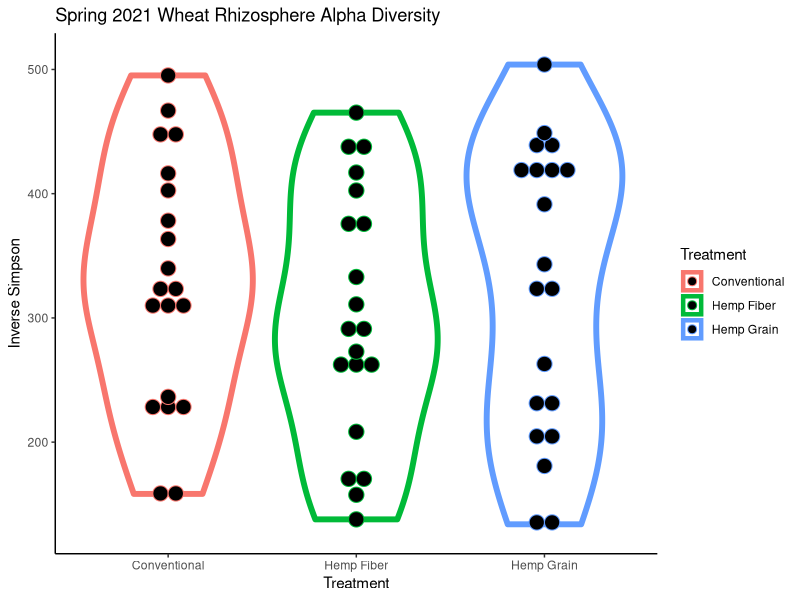
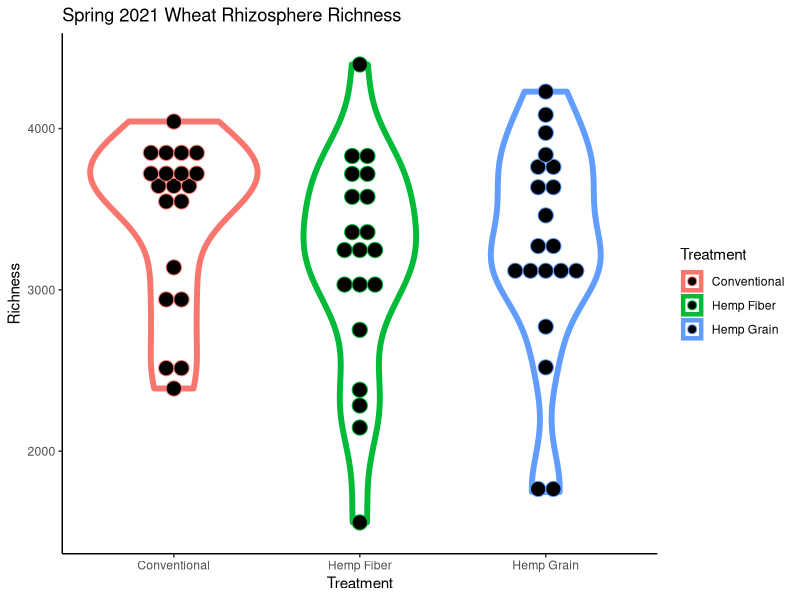

Recreate these plots in R, in order.
library(tidyverse)
library(readxl)
metadata = read_csv(file="Metadata2021.csv")
AlphaDiversity = read_csv(file="alphadiversity.csv")
Mixed = inner_join(metadata, AlphaDiversity, by=c('group'))

alphaplot = ggplot(Mixed, aes(x = Treatment, y = invsimpson, color = Treatment))   +
  geom_violin(size = 2) +
  geom_dotplot(binaxis='y', stackdir='center', dotsize=1) +
  theme(axis.text.y = element_text(colour = "black", size = 12, face = "bold"), 
        axis.text.x = element_text(colour = "black", face = "bold", size = 12), 
        legend.text = element_text(size = 20, face ="bold", colour ="black"), 
        legend.position = "right", axis.title.y = element_text(face = "bold", size = 14), 
        axis.title.x = element_text(face = "bold", size = 14, colour = "black"), 
        legend.title = element_text(size = 14, colour = "black", face = "bold"), 
        panel.background = element_blank(), panel.border = element_rect(colour = "black", fill = NA, size = 1.2),
        legend.key=element_blank()) +  
  labs(x = "Treatment", colour = "Treatment", y = "Inverse Simpson")+ 
  ggtitle("Spring 2021 Wheat Rhizosphere Alpha Diversity") + theme(plot.title = element_text(size=20, hjust = 0.5)) +
  theme_classic()
alphaplot

richnessplot = ggplot(Mixed, aes(x = Treatment, y = sobs, color = Treatment))   +
  geom_violin(size = 2) +
  geom_dotplot(binaxis='y', stackdir='center', dotsize=1) +
  theme(axis.text.y = element_text(colour = "black", size = 12, face = "bold"), 
        axis.text.x = element_text(colour = "black", face = "bold", size = 12), 
        legend.text = element_text(size = 20, face ="bold", colour ="black"), 
        legend.position = "right", axis.title.y = element_text(face = "bold", size = 14), 
        axis.title.x = element_text(face = "bold", size = 14, colour = "black"), 
        legend.title = element_text(size = 14, colour = "black", face = "bold"), 
        panel.background = element_blank(), panel.border = element_rect(colour = "black", fill = NA, size = 1.2),
        legend.key=element_blank()) +  
  labs(x = "Treatment", colour = "Treatment", y = "Richness")+ 
  ggtitle("Spring 2021 Wheat Rhizosphere Richness") + theme(plot.title = element_text(size=20, hjust = 0.5)) +
  theme_classic()
richnessplot
